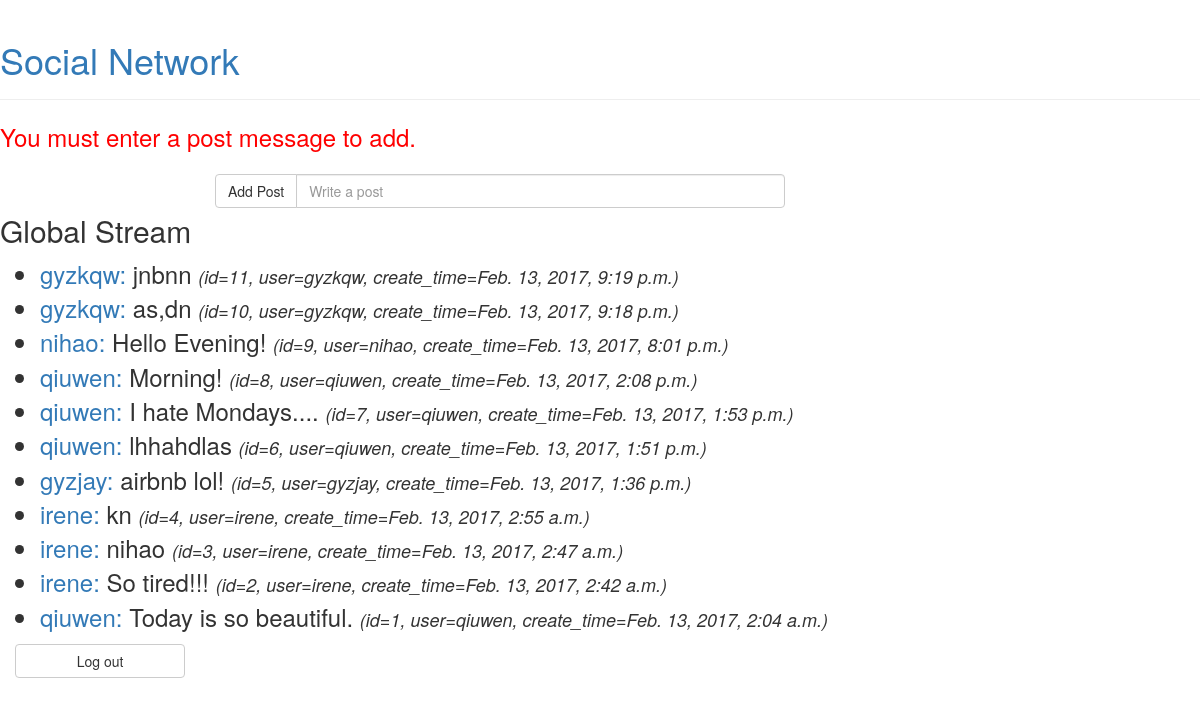
Page /socialnetwork/add-post (signed in) on the committed database.
### socialnetwork/models.py (models this page shows, shortened)
class Post(models.Model):
    text = models.CharField(max_length=160)
    user = models.ForeignKey(User, default=None)
    create_time = models.DateTimeField()

### socialnetwork/views.py (the view)
@login_required
def add_post(request):
    errors = []  # A list to record messages for any errors we encounter.
    if 'post' not in request.POST or not request.POST['post']:
        errors.append('You must enter a post message to add.')
    else:
        new_post = Post(text=request.POST['post'],
                        user=request.user,
                        create_time=datetime.now())
        new_post.save()
    posts = Post.objects.order_by('create_time').reverse()
    context = {'posts': posts, 'errors': errors}
    return render(request, 'socialnetwork/index.html', context)

### socialnetwork/templates/socialnetwork/index.html (shortened to what this page needs)
<!doctype html>
<html>
<head>
    <link rel="stylesheet" href="/static/socialnetwork/socialnetwork.css">
    <link href="/static/socialnetwork/css/bootstrap.min.css" rel="stylesheet">
</head>
<body>
<a href="/socialnetwork/"><div class="page-header"><h1>Social Network</h1></div></a>
{% for error in errors %}
    <div class="error">
        {{error}}
    </div>
{% endfor %}
    <form class="add-form" action="/socialnetwork/add-post" method="POST">
        <div class="col-lg-6 col-lg-offset-2">
            <div class="input-group">
            <span class="input-group-btn">
                <input class="btn btn-default" type="submit" value="Add Post"/>
            </span>
            <input type="text" class="form-control" placeholder="Write a post" name="post" autofocus>
            </div>
        </div>
    </form>
    <h2>Global Stream</h2>
    <ul>
        {% for post in posts %}
            <li>
                <a href="/socialnetwork/profile/{{post.user}}"><span>{{post.user}}:</span></a>
                {{post.text}}
                <span class="details">
                    (id={{post.id}},
                    user={{post.user}},
                    create_time={{post.create_time}})
                </span>
            </li>
        {% endfor %}
    </ul>
    <div class="col-sm-2">
        <a href="/socialnetwork/logout"><input type="button" class="btn btn-default btn-block" value="Log out"/></a>
    </div>
</body>
</html>

### socialnetwork/static/socialnetwork/socialnetwork.css (style rules this page uses)
input { font-size: x-large; }
li { font-size: x-large; }
.error { font-size: x-large; color:red; }
.add-form { padding-top: 20px; padding-bottom: 20px; }
.details { font-size: large; font-style: italic; }

### rows in the picture
Post: user "gyzkqw", text "jnbnn", id "11", create_time "Feb. 13, 2017, 9:19 p.m."
Post: user "gyzkqw", text "as,dn", id "10", create_time "Feb. 13, 2017, 9:18 p.m."
Post: user "nihao", text "Hello Evening!", id "9", create_time "Feb. 13, 2017, 8:01 p.m."
Post: user "qiuwen", text "Morning!", id "8", create_time "Feb. 13, 2017, 2:08 p.m."
Post: user "qiuwen", text "I hate Mondays....", id "7", create_time "Feb. 13, 2017, 1:53 p.m."
Post: user "qiuwen", text "lhhahdlas", id "6", create_time "Feb. 13, 2017, 1:51 p.m."
Post: user "gyzjay", text "airbnb lol!", id "5", create_time "Feb. 13, 2017, 1:36 p.m."
Post: user "irene", text "kn", id "4", create_time "Feb. 13, 2017, 2:55 a.m."
Post: user "irene", text "nihao", id "3", create_time "Feb. 13, 2017, 2:47 a.m."
Post: user "irene", text "So tired!!!", id "2", create_time "Feb. 13, 2017, 2:42 a.m."
Post: user "qiuwen", text "Today is so beautiful.", id "1", create_time "Feb. 13, 2017, 2:04 a.m."

### other values in the picture
{{ error }} "You must enter a post message to add."
